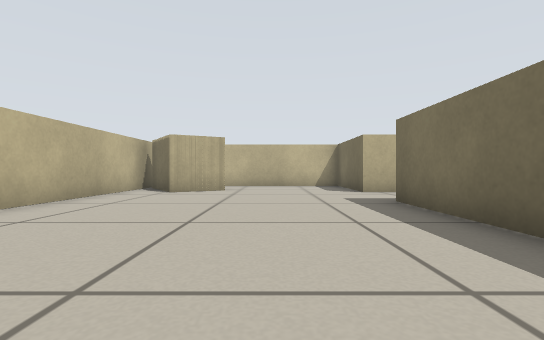
View 1 (above)

14 first-person views from a walk through a Stage world. The camera is 0.31 m above the floor, looks level and sees 85° across. Floor lines are 1 m apart. The floor is counted in squares, 0.5 m on a side. Each view is taken from the middle of a square. On the plan, view 1 faces up. The plan holds only what a view shows up to about 9 squares ahead; the rest is blank. The robots in the file are not drawn.

View 2
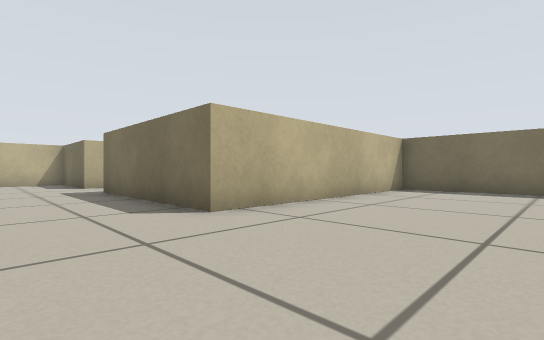

View 3
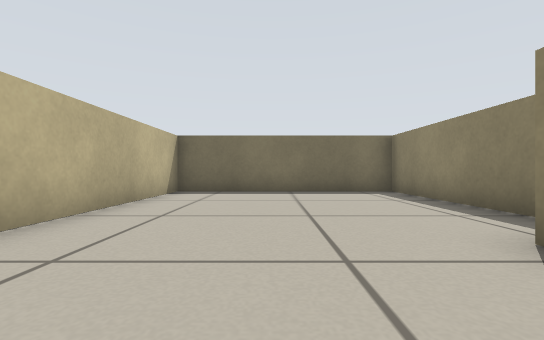

View 4
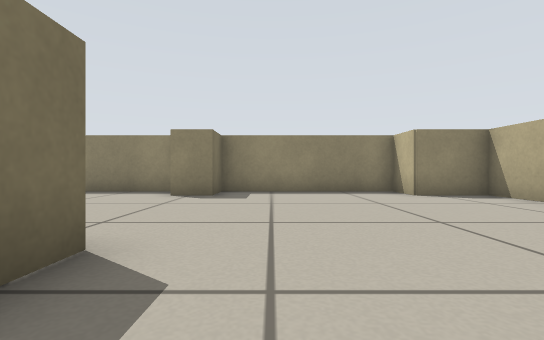

View 5
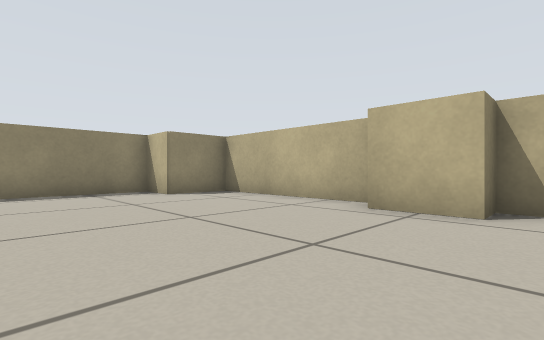

View 6
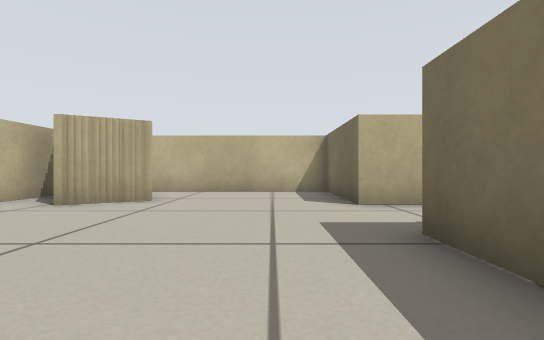

View 7
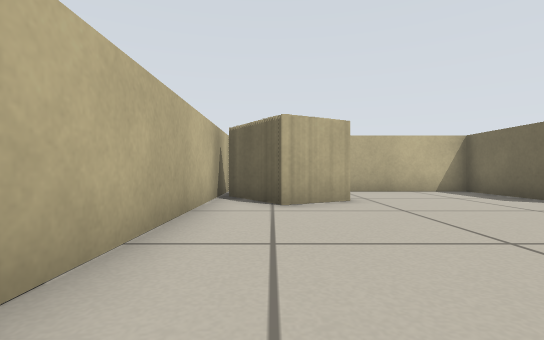

View 8
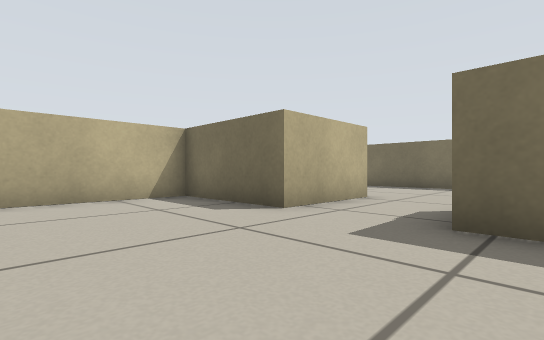

View 9
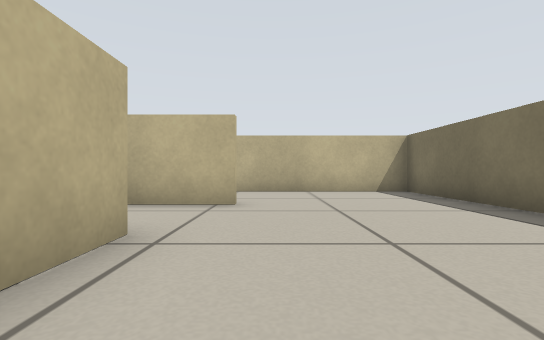

View 10
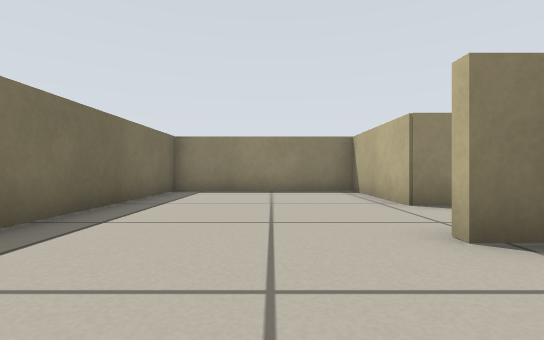

View 11
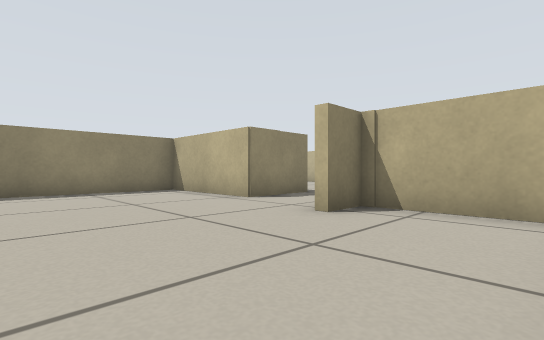

View 12
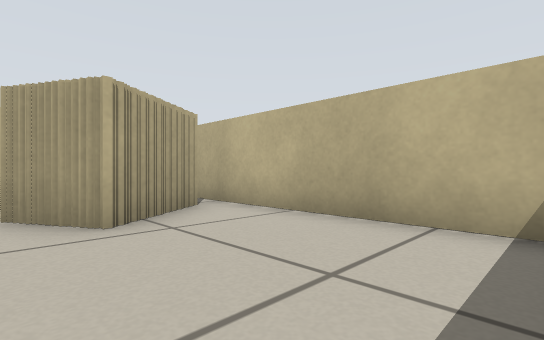

View 13
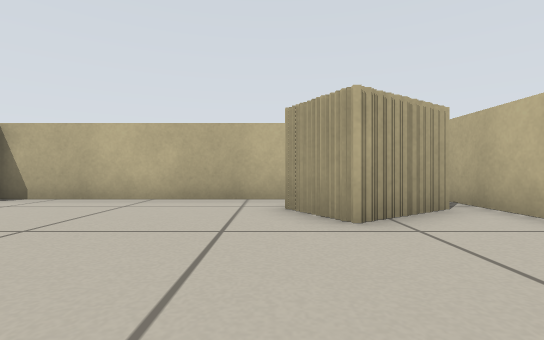

View 14
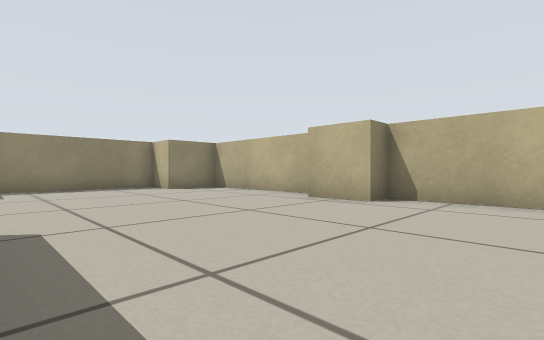

### Floor plan
Points are (right, up) in squares from view 1. A wall is a line through its corners. A room is listed if a view was taken in it or the views show most of it. See-through windows are left out.
Room 1 (views 1, 2, 3, 4, 5, 6, 7, 8, 12, 13, 14)
walls: (-3.5, 2.3) (-3.5, 0.6); (-4.2, 0.4) (-4.2, -4.2) (-2.4, -4.2) (-2.4, -5.4) (2.4, -5.4) (2.4, -4.2) (3.5, -4.2); (3.9, -5.4) (9.5, -5.4) (9.5, 0.7) (2.4, 0.7) (2.4, 5.9); (2.4, 8.3) (2.4, 11.5) (-3.9, 11.5); (-2.2, 8.3) (-3, 8.3); (-1.5, 9.5) (-1.5, 8.8) (-2.1, 8.8); (-2.4, 10.8) (-2.4, 10.1); (-4.2, 10.9) (-4.2, 2.3)
ways out: opening at (3.5, 7.5) to room 2
Room 2 (views 9, 10, 11)
walls: (5.4, 8.3) (2.4, 8.3); (2.4, 5.9) (4.6, 5.9) (4.6, 2.3) (9.8, 2.3) (9.8, 11.5) (5, 11.5); (4.3, 10.9) (4.3, 8.5) (5.4, 8.5)
ways out: opening at (3.5, 7.5) to room 1

Positions as (right, up) in squares from view 1, and headings:
1: (0, 0), facing up
2: (0, -3), facing up-right
3: (1, -2), facing right
4: (1, 3), facing down
5: (1, 3), facing down-left
6: (1, 3), facing up
7: (-3, 3), facing up
8: (-1, 5), facing up-right
9: (6, 3), facing up
10: (7, 11), facing down
11: (9, 11), facing down-left
12: (2, 8), facing up-left
13: (2, 8), facing left
14: (2, 5), facing down-left
